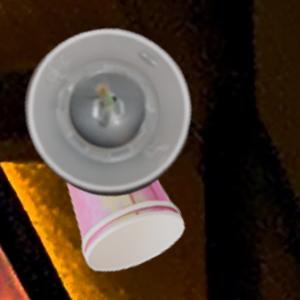
#> input picture test model/test dataset/ImageClassesCombinedWithCOCOAnnotations/images_raw/00000000.jpg, 300 x 300 px, found by its file name
$ python pillow_test.py
#> lines starting #> are read from the running program, lines starting #| are printed output that depends on the picture
from PIL import Image

if __name__ == '__main__':
  img = Image.open("00000000.jpg")
#> img is the input picture: PIL image 300x300 RGB; mean R, G, B 77.8, 62.5, 50.9
  # img.show()

  print("size: " + str(img.size))
#| size: (300, 300)
  print("format: " + str(img.format))
#| format: JPEG
  print("mode: " + str(img.mode))
#| mode: RGB

  # img.show()
  img = img.rotate(45, Image.NEAREST, expand = 1)
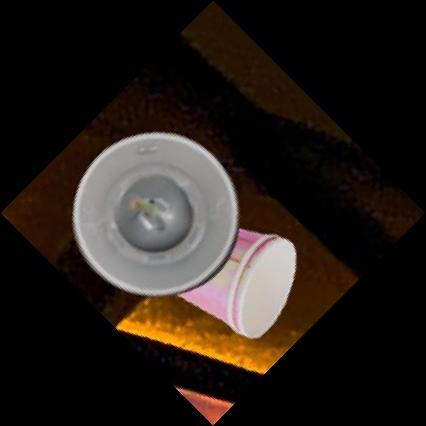
#> img: PIL image 426x426 RGB; mean R, G, B 38.6, 31, 25.2
  # img.show()

  # img.show()
  img = img.transpose(method=Image.FLIP_TOP_BOTTOM)
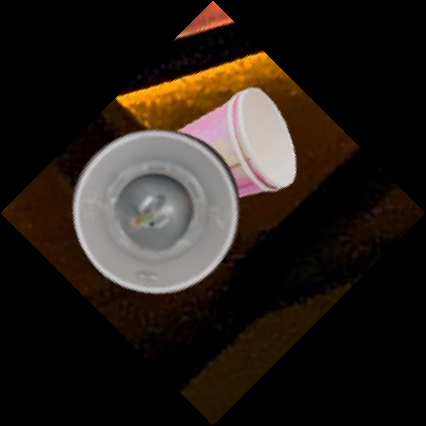
#> img: PIL image 426x426 RGB; mean R, G, B 38.6, 31, 25.2
  # img.show()

  # img.show()
  img = img.resize((200, 200))
#> img: PIL image 200x200 RGB
  # img.show()

$ run again, with test model/test dataset/ImageClassesCombinedWithCOCOAnnotations/images_raw/00000102.jpg copied over test model/test dataset/ImageClassesCombinedWithCOCOAnnotations/images_raw/00000000.jpg
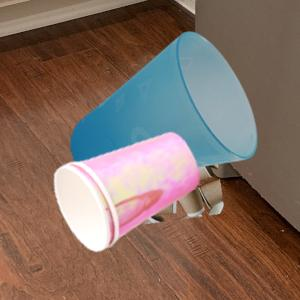
#> input picture test model/test dataset/ImageClassesCombinedWithCOCOAnnotations/images_raw/00000102.jpg, 300 x 300 px, found by its file name
#> img is the input picture: PIL image 300x300 RGB; mean R, G, B 130.3, 108.6, 97.8
#| size: (300, 300)
#| format: JPEG
#| mode: RGB
#> `img = img.rotate(45, Image.NEAREST, expand = 1)`:
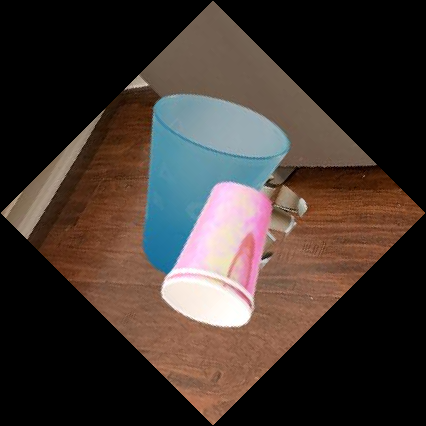
#> img: PIL image 426x426 RGB; mean R, G, B 64.8, 54, 48.6
#> `img = img.transpose(method=Image.FLIP_TOP_BOTTOM)`:
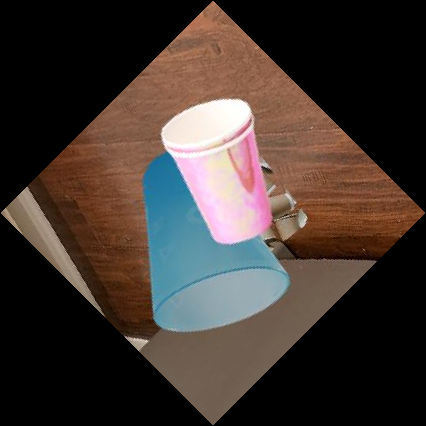
#> img: PIL image 426x426 RGB; mean R, G, B 64.8, 54, 48.6

$ run again, with test model/test dataset/ImageClassesCombinedWithCOCOAnnotations/images_raw/00000161.jpg copied over test model/test dataset/ImageClassesCombinedWithCOCOAnnotations/images_raw/00000000.jpg
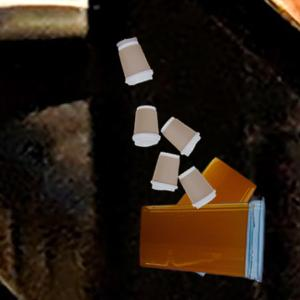
#> input picture test model/test dataset/ImageClassesCombinedWithCOCOAnnotations/images_raw/00000161.jpg, 300 x 300 px, found by its file name
#> img is the input picture: PIL image 300x300 RGB; mean R, G, B 39.5, 28.6, 19.7
#| size: (300, 300)
#| format: JPEG
#| mode: RGB
#> `img = img.rotate(45, Image.NEAREST, expand = 1)`:
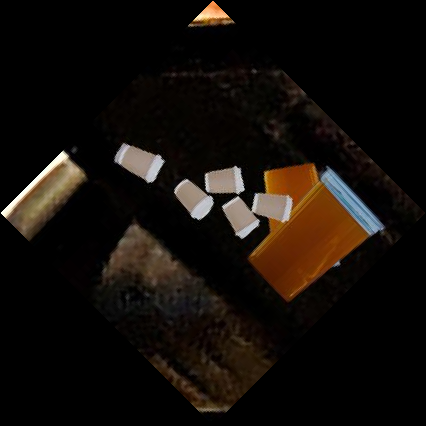
#> img: PIL image 426x426 RGB; mean R, G, B 19.7, 14.2, 9.8
#> `img = img.transpose(method=Image.FLIP_TOP_BOTTOM)`:
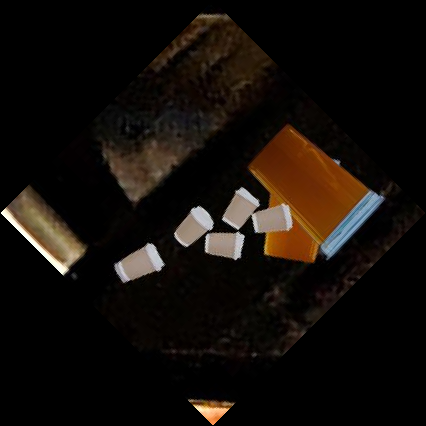
#> img: PIL image 426x426 RGB; mean R, G, B 19.7, 14.2, 9.8

$ run again, with test model/test dataset/ImageClassesCombinedWithCOCOAnnotations/images_raw/00000391.jpg copied over test model/test dataset/ImageClassesCombinedWithCOCOAnnotations/images_raw/00000000.jpg
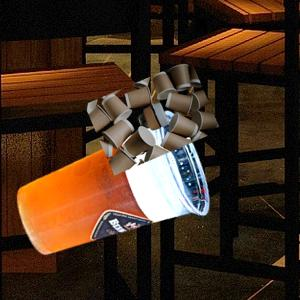
#> input picture test model/test dataset/ImageClassesCombinedWithCOCOAnnotations/images_raw/00000391.jpg, 300 x 300 px, found by its file name
#> img is the input picture: PIL image 300x300 RGB; mean R, G, B 69.4, 46.5, 31
#| size: (300, 300)
#| format: JPEG
#| mode: RGB
#> `img = img.rotate(45, Image.NEAREST, expand = 1)`:
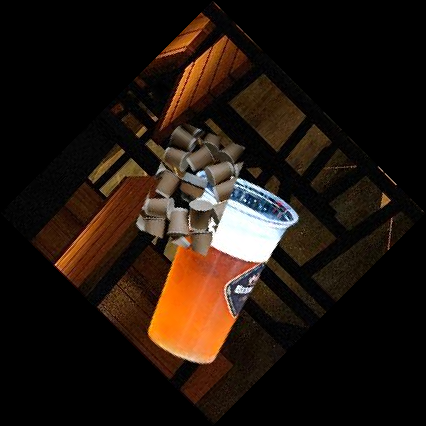
#> img: PIL image 426x426 RGB; mean R, G, B 34.4, 23, 15.4
#> `img = img.resize((200, 200))`:
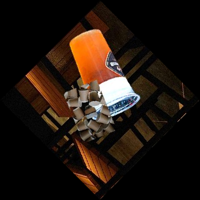
#> img: PIL image 200x200 RGB; mean R, G, B 34.4, 23.1, 15.4
